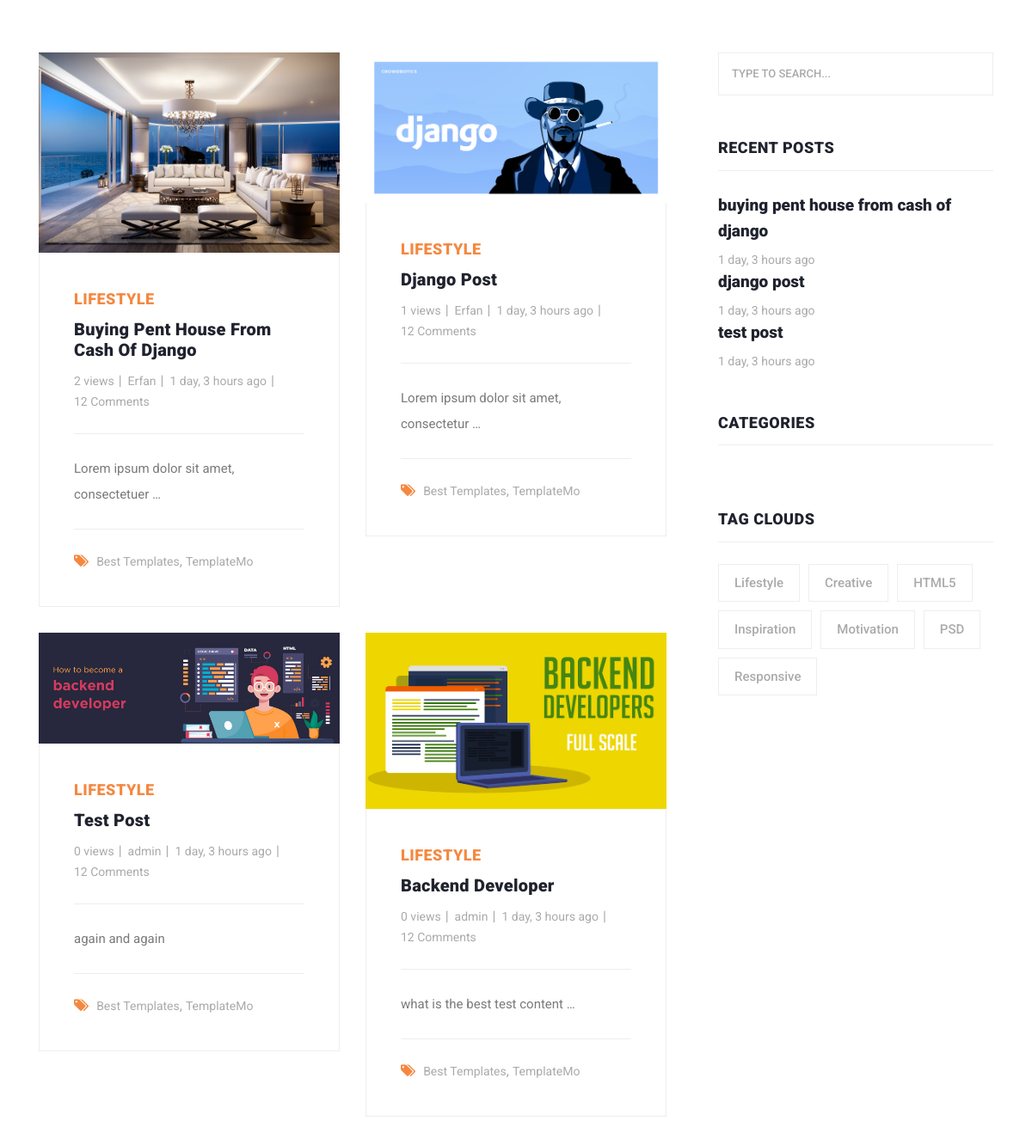
The page /blog/ (middle part) on the database as committed earlier.
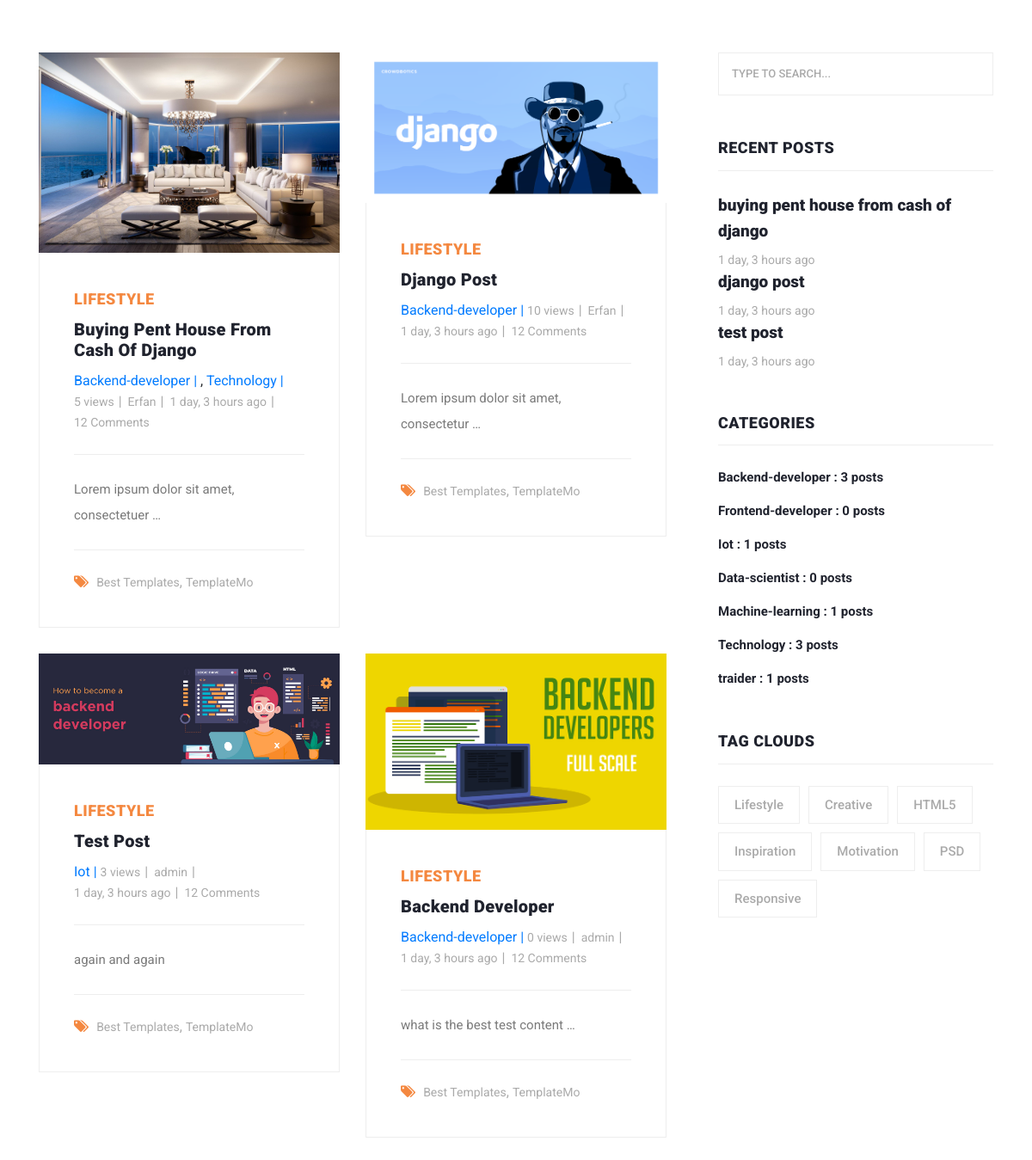
The same page on the database as committed later.
### blog/models.py (models this page shows, shortened)
class Post(models.Model):
    title = models.CharField(max_length=255)
    author = models.ForeignKey(User,on_delete=models.CASCADE,null=True)
    content = models.TextField()
    image = models.ImageField(upload_to='blog/',default='blog/default2.jpg')
    status = models.BooleanField(default=True)
    tags = TaggableManager()
    categories = models.ManyToManyField(Category)
    login_required = models.BooleanField(default=False)
    counted_views = models.IntegerField(default=0)
    created_date = models.DateTimeField(auto_now_add=True)
    updated_date = models.DateTimeField(auto_now=True)
    published_date = models.DateTimeField(null=True)
    class Meta:
        ordering = ['-created_date']

class Category(models.Model):
    name = models.CharField(max_length=255)
    def __str__(self) -> str:
        return self.name

### blog/views.py (the view)
# urls.py: path('',blog_home_view,name='index'),
def blog_home_view(request,author_username=None,cat_name=None):
    now = timezone.now()
    posts = Post.objects.filter(status=True,published_date__lte=now).order_by('-created_date')
    if author_username:
        posts = posts.filter(author__username=author_username)
    if cat_name:
        posts = posts.filter(categories__name=cat_name)
    p = Paginator(posts,4)
    try:
        page_number = request.GET.get('page')
        posts = p.get_page(page_number)
    except EmptyPage:
        posts = posts.get_page(1)
    except PageNotAnInteger:
        posts = posts.get_page(1)
    context = {'posts': posts}
    return render(request , 'blog/blog.html' , context)

### blog/templatetags/blog-tags.py (called while the page is built)
@register.inclusion_tag('blog/blog-recent-posts.html')
def recent_posts():
    now = timezone.now()
    posts = Post.objects.filter(status=True,published_date__lt=now).order_by('-published_date')[:3]
    return {'posts':posts}

@register.inclusion_tag('blog/blog-categories.html')
def categories():
    now = timezone.now()
    posts = Post.objects.filter(status=True,published_date__lt=now)
    cats = Category.objects.all()
    cats_od = {}
    for cat in cats:
        c = posts.filter(categories=cat).count()
        cats_od[cat] = c
    return {'categories' : cats_od}

### templates/blog/blog.html (shortened to what this page needs)
{% extends 'base.html' %}
{% load static %}
{% block content %}
{% load humanize %}
{% load blog-tags %}
<section class="blog-posts grid-system">
  <div class="container">
    <div class="row">
      <div class="col-lg-8">
        <div class="all-blog-posts">
          <div class="row">
            {% for post in posts %}
            <div class="col-lg-6">
              <div class="blog-post">
                <div class="blog-thumb">
                  <img src="{{post.image.url}}" alt="">
                </div>
                <div class="down-content">
                  <span>Lifestyle</span>
                  <a href="{% url 'blog:post-detail' pid=post.id %}">
                    <h4>{{post.title}}</h4>
                  </a>
                  <ul class="post-info">
                    {% for cat in post.categories.all %}
                    <a href="{% url 'blog:category' cat_name=cat.name %}">{{cat.name}} |</a>
                    {% if not forloop.last %}
                    ,
                    {% endif %}
                    {% endfor %}
                    <li><a href="">{{post.counted_views}} views</a></li>
                    <li><a href="{% url 'blog:author' author_username=post.author.username %}">{{post.author}}</a></li>
                    <li><a href="#">{{post.published_date|naturaltime}}</a></li>
                    <li><a href="#">12 Comments</a></li>
                  </ul>
                  <p>{{post.content|truncatewords:6}}</p>
                  <div class="post-options">
                    <div class="row">
                      <div class="col-lg-12">
                        <ul class="post-tags">
                          <li><i class="fa fa-tags"></i></li>
                          <li><a href="#">Best Templates</a>,</li>
                          <li><a href="#">TemplateMo</a></li>
                        </ul>
                      </div>
                    </div>
                  </div>
                </div>
              </div>
            </div>
            {% endfor %}
          </div>
        </div>
      </div>
      <div class="col-lg-4">
        <div class="sidebar">
          <div class="row">
            {% include 'blog/blog-search.html' %}
            {% recent_posts %}
            {% categories %}
            {% include 'blog/blog-tags.html' %}
          </div>
        </div>
      </div>
    </div>
  </div>
</section>
{% endblock %}

### templates/base.html (shortened to what this page needs)
{% load static %}
<!DOCTYPE html>
<html lang="en">
<head>
    <link href="{% static 'vendor/bootstrap/css/bootstrap.min.css' %}" rel="stylesheet">
    <link rel="stylesheet" href="{% static 'css/fontawesome.css' %}">
    <link rel="stylesheet" href="{% static 'css/templatemo-stand-blog.css' %}">
    <link rel="stylesheet" href="{% static 'css/owl.css' %}">
</head>
<body>
    {% block content %}
    {% endblock %}
</body>
</html>
{% load sweetify %}

### templates/blog/blog-search.html
{% load static %}
<div class="col-lg-12">
    <div class="sidebar-item search">
      <form id="search_form" name="gs" method="GET" action="#">
        <input type="text" name="q" class="searchText" placeholder="type to search..." autocomplete="on">
      </form>
    </div>
  </div>

### templates/blog/blog-recent-posts.html
{% load static %}
{% load humanize %}
<div class="col-lg-12">
  <div class="sidebar-item recent-posts">
    <div class="sidebar-heading">
      <h2>Recent Posts</h2>
    </div>
    <div class="content">
      {% for post in posts %}
      <ul>
        <li>
          <a href="{% url 'blog:post-detail' pid=post.id %}">
            <h5>{{post.title}}</h5>
            <span>{{post.published_date|naturaltime}}</span>
          </a>
        </li>
      </ul>
      {% endfor %}
    </div>
  </div>
</div>

### templates/blog/blog-categories.html
{% load static %}
<div class="col-lg-12">
    <div class="sidebar-item categories">
      <div class="sidebar-heading">
        <h2>Categories</h2>
      </div>
      <div class="content">
        <ul>
          {% for name,c in categories.items %}
          <li><a href="{% url 'blog:category' cat_name=name %}">{{name}} : {{c}} posts</a></li>
          {% endfor %}
        </ul>
      </div>
    </div>
  </div>

### templates/blog/blog-tags.html
{% load static %}
<div class="col-lg-12">
    <div class="sidebar-item tags">
      <div class="sidebar-heading">
        <h2>Tag Clouds</h2>
      </div>
      <div class="content">
        <ul>
          <li><a href="#">Lifestyle</a></li>
          <li><a href="#">Creative</a></li>
          <li><a href="#">HTML5</a></li>
          <li><a href="#">Inspiration</a></li>
          <li><a href="#">Motivation</a></li>
          <li><a href="#">PSD</a></li>
          <li><a href="#">Responsive</a></li>
        </ul>
      </div>
    </div>
  </div>

### statics/css/templatemo-stand-blog.css (style rules this page uses)
body { font-family: 'Roboto', sans-serif; overflow-x: hidden; text-rendering: optimizeLegibility; -webkit-font-smoothing: antialiased; -moz-osx-font-smoothing: grayscale; }
p { margin-bottom: 0px; font-size: 15px; font-weight: 400; color: #7a7a7a; line-height: 30px; }
a { text-decoration: none!important; }
ul { padding: 0; margin: 0; list-style: none; }
h1,h2,h3,h4,h5,h6 { margin: 0px; }
.blog-posts { margin-top: 100px; }
.blog-posts .blog-post { margin-bottom: 30px; }
.blog-posts .blog-thumb img { width: 100%; overflow: hidden; }
.blog-posts .down-content { padding: 40px; border-right: 1px solid #eee; border-left: 1px solid #eee; border-bottom: 1px solid #eee; }
.blog-posts .down-content span { font-size: 18px; text-transform: uppercase; letter-spacing: 0.5px; font-weight: 900; color: #f48840; }
.blog-posts .down-content h4 { font-size: 24px; text-transform: capitalize; letter-spacing: 0.5px; font-weight: 900; color: #20232e; margin: 10px 0px 12px 0px; }
.blog-posts .down-content ul.post-info li { display: inline-block; margin-right: 8px; }
.blog-posts .down-content ul.post-info li:after { content: '|'; color: #aaa; margin-left: 8px; }
.blog-posts .down-content h4 { font-size: 20px; letter-spacing: 0.25px; }
.grid-system .down-content ul.post-info li { margin-right: 3px; }
.grid-system .down-content ul.post-info li:after { margin-left: 5px; }
.blog-posts .down-content ul.post-info li:last-child::after { display: none; }
.blog-posts .down-content ul.post-info li a { font-size: 14px; color: #aaa; font-weight: 400; transition: all .3s; }
.blog-posts .down-content p { padding: 25px 0px; margin: 25px 0px; border-top: 1px solid #eee; border-bottom: 1px solid #eee; }
.blog-posts .down-content ul.post-tags li, .blog-posts .down-content ul.post-share li { display: inline-block; }
.blog-posts .down-content ul.post-tags li:first-child i, .blog-posts .down-content ul.post-share li:first-child i { color: #f48840; margin-right: 5px; }
.blog-posts .down-content ul.post-tags li, .blog-posts .down-content ul.post-share li { color: #aaa; }
.blog-posts .down-content ul.post-tags li a, .blog-posts .down-content ul.post-share li a { font-size: 14px; color: #aaa; font-weight: 400; transition: all .3s; }
.blog-posts .sidebar-heading h2 { font-size: 18px; text-transform: uppercase; font-weight: 900; letter-spacing: 0.5px; color: #20232e; border-bottom: 1px solid #eee; padding-bottom: 15px; margin-bottom: 25px; }
.sidebar { margin-left: 30px; }
.sidebar .sidebar-item { margin-top: 50px; }
.sidebar .search { margin-top: 0px; }
.sidebar .sidebar-heading h2 { font-size: 18px; text-transform: uppercase; font-weight: 900; letter-spacing: 0.5px; color: #20232e; border-bottom: 1px solid #eee; padding-bottom: 15px; margin-bottom: 25px; }
.sidebar .search input { width: 100%; height: 50px; border: 1px solid #eee; font-size: 13px; text-transform: uppercase; font-weight: 500; color: #7a7a7a; outline: none; padding: 0px 15px; }
.sidebar .search input::placeholder { color: #aaa; }
.sidebar .recent-posts ul li { margin-bottom: 15px; padding-bottom: 15px; border-bottom: 1px solid #eee; }
.sidebar .recent-posts ul li:last-child { margin-bottom: 0px; padding-bottom: 0px; border-bottom: none; }
.sidebar .recent-posts ul li h5 { font-size: 19px; font-weight: 900; color: #20232e; line-height: 30px; transition: all 0.3s; }
.sidebar .recent-posts ul li span { display: block; font-size: 14px; color: #aaa; margin-top: 8px; }
.sidebar .categories ul li { margin-bottom: 15px; }
.sidebar .categories ul li:last-child { margin-bottom: 0px; }
.sidebar .categories ul li a { font-size: 15px; font-weight: 700; color: #20232e; transition: all .3s; }
.sidebar .tags ul li { margin-right: 6px; display: inline-block; }
.sidebar .tags ul li { margin-bottom: 10px; }
.sidebar .tags ul li a { font-size: 15px; font-weight: 500; color: #aaa; display: inline-block; border: 1px solid #eee; padding: 10px 18px; transition: all .3s; }

Rows that differ between the two databases and show on the page:
changed Post "Buying Pent House From Cash Of Django": counted_views "2" → "5"
added Category: name "Backend-developer", c "3"
added Category: name "Technology", c "3"
changed Post "Django Post": counted_views "1" → "10"
changed Post "Test Post": counted_views "0" → "3"
added Category: name "Iot", c "1"
added Category: name "Frontend-developer", c "0", shown under "CATEGORIES"
added Category: name "Data-scientist", c "0", shown under "CATEGORIES"
added Category: name "Machine-learning", c "1", shown under "CATEGORIES"
added Category: name "traider", c "1", shown under "CATEGORIES"
